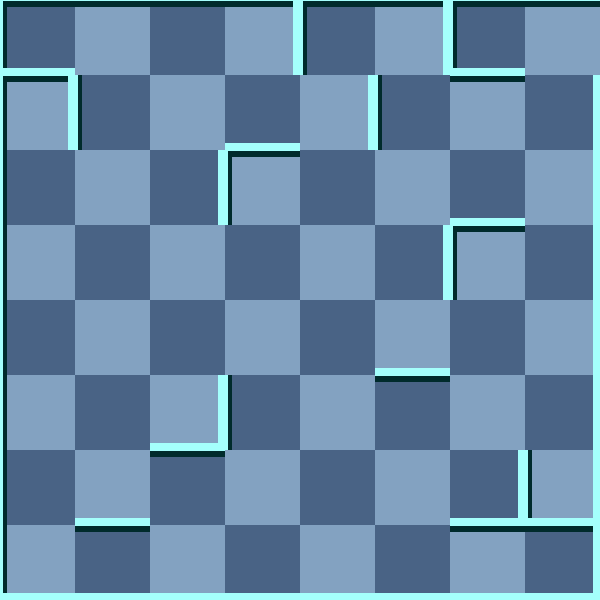

Rendered tile map (Tiled .tmx) drawn with the repository's tilesets; below, a short description and the map source with its tile grids summarised:
An orthogonal 8x8 tile map with 75x75 px tiles, 2 tile layers (background, 块层 1) and 4 objects (Exit, RedScorpion, Player, WhiteMummy).

<map version="1.0" orientation="orthogonal" width="8" height="8" tilewidth="75" tileheight="75">
 <tileset firstgid="1" name="wall" tilewidth="75" tileheight="75">
  <image source="gfx/wall.png" width="300" height="375" />
  <tile id="0">
   <properties>
    <property name="ValOfWall" value="0" />
   </properties>
  </tile>
  <tile id="1">
   <properties>
    <property name="ValOfWall" value="1" />
   </properties>
  </tile>
  <tile id="2">
   <properties>
    <property name="ValOfWall" value="2" />
   </properties>
  </tile>
  <tile id="3">
   <properties>
    <property name="ValOfWall" value="3" />
   </properties>
  </tile>
  <tile id="4">
   <properties>
    <property name="ValOfWall" value="4" />
   </properties>
  </tile>
  <tile id="5">
   <properties>
    <property name="ValOfWall" value="5" />
   </properties>
  </tile>
  <tile id="6">
   <properties>
    <property name="ValOfWall" value="6" />
   </properties>
  </tile>
  <tile id="7">
   <properties>
    <property name="ValOfWall" value="7" />
   </properties>
  </tile>
  <tile id="8">
   <properties>
    <property name="ValOfWall" value="8" />
   </properties>
  </tile>
  <tile id="9">
   <properties>
    <property name="ValOfWall" value="9" />
   </properties>
  </tile>
  <tile id="10">
   <properties>
    <property name="ValOfWall" value="10" />
   </properties>
  </tile>
  <tile id="11">
   <properties>
    <property name="ValOfWall" value="11" />
   </properties>
  </tile>
  <tile id="12">
   <properties>
    <property name="ValOfWall" value="12" />
   </properties>
  </tile>
  <tile id="13">
   <properties>
    <property name="ValOfWall" value="13" />
   </properties>
  </tile>
  <tile id="14">
   <properties>
    <property name="ValOfWall" value="14" />
   </properties>
  </tile>
  <tile id="15">
   <properties>
    <property name="ValOfWall" value="15" />
   </properties>
  </tile>
  <tile id="18">
   <properties>
    <property name="ValOfWall" value="-1" />
   </properties>
  </tile>
 </tileset>
 <layer name="background" width="8" height="8">
  <data>[64 cells, 64 non-empty, 2 distinct tile ids]</data>
 </layer>
 <layer name="块层 1" width="8" height="8">
  <data>[64 cells, 64 non-empty, 14 distinct tile ids]</data>
 </layer>
 <objectgroup name="对象层 1" width="8" height="8">
  <object name="Exit" x="600" y="0" />
  <object name="RedScorpion" x="300" y="75">
   <properties>
    <property name="value" value="25" />
   </properties>
  </object>
  <object name="Player" x="225" y="375">
   <properties>
    <property name="value" value="1" />
   </properties>
  </object>
  <object name="WhiteMummy" x="0" y="225">
   <properties>
    <property name="value" value="21" />
   </properties>
  </object>
 </objectgroup>
</map>
